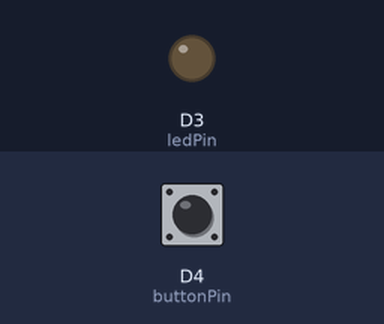
Bench run of a sketch on a simulated ESP8266 (NodeMCU). On the bench: output pins drawn as LEDs (lit = HIGH). The inputs (shaded band) are chosen by the test bench; at power-on: D4 (buttonPin) HIGH.

Above: at 1.2 s.
1.3 s: D4 (buttonPin) pulled LOW for 0.15 s
At 1.37 s:
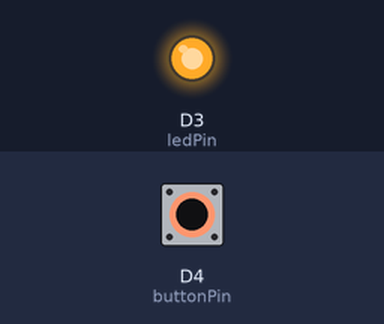
2.9 s: D4 (buttonPin) pulled LOW for 3.2 s
At 7.4 s:
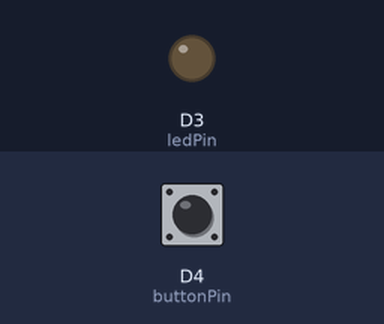
Timing chart, 0 to 8.9 s (numbered marks = the images above; inputs shaded):
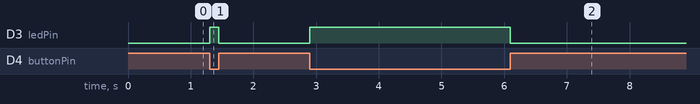

The sketch:

LED.ino
```cpp
// Define a pin we'll place an LED on
int ledPin = D3;

// Our button wired to D0
int buttonPin = D4;

void setup()
{
  // Set up the LED for output
  pinMode(ledPin, OUTPUT);

  // For input, we define the
  // pushbutton as an input-pullup
  // this uses an internal pullup resistor
  // to manage consistent reads from the device

  pinMode( buttonPin , INPUT_PULLUP); // sets pin as input

}

void loop()
{
    // find out if the button is pushed
    // or not by reading from it.
    int buttonState = digitalRead( buttonPin );

    // remember that we have wired the pushbutton to
    // ground and are using a pulldown resistor
    // that means, when the button is pushed,
    // we will get a LOW signal
    // when the button is not pushed we'll get a HIGH

    // let's use that to set our LED on or off

    if( buttonState == LOW )
    {
     // turn the LED On
     digitalWrite( ledPin, HIGH);
    }else{
     // otherwise
     // turn the LED Off
     digitalWrite( ledPin, LOW);

    }

}
```

Measured:
- after the input at 1.3 s, D3 (ledPin): LOW → HIGH at once, → LOW 0.15 s later
- after the input at 2.9 s, D3 (ledPin): LOW → HIGH at once, → LOW 3.2 s later
